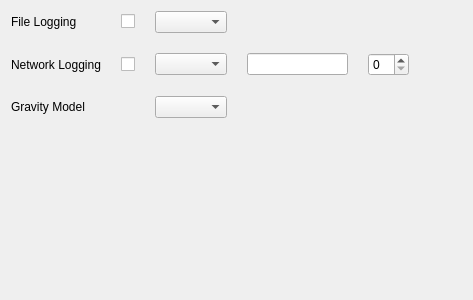
<?xml version="1.0" encoding="UTF-8"?>
<ui version="4.0">
 <class>ImuBasicView</class>
 <widget class="QWidget" name="ImuBasicView">
  <property name="geometry">
   <rect>
    <x>0</x>
    <y>0</y>
    <width>473</width>
    <height>300</height>
   </rect>
  </property>
  <property name="windowTitle">
   <string>Form</string>
  </property>
  <layout class="QGridLayout" name="gridLayout">
   <property name="spacing">
    <number>20</number>
   </property>
   <item row="1" column="4">
    <widget class="QSpinBox" name="spinBoxNetworkLogging"/>
   </item>
   <item row="0" column="1">
    <widget class="QCheckBox" name="checkBoxFileLogging">
     <property name="text">
      <string/>
     </property>
    </widget>
   </item>
   <item row="1" column="3">
    <widget class="QLineEdit" name="lineEditNetworkLogging"/>
   </item>
   <item row="1" column="2">
    <widget class="QComboBox" name="comboBoxNetworkLogging"/>
   </item>
   <item row="0" column="0">
    <widget class="QLabel" name="label">
     <property name="text">
      <string>File Logging</string>
     </property>
    </widget>
   </item>
   <item row="2" column="0">
    <widget class="QLabel" name="label_3">
     <property name="text">
      <string>Gravity Model</string>
     </property>
    </widget>
   </item>
   <item row="2" column="2">
    <widget class="QComboBox" name="comboBoxGravityModel"/>
   </item>
   <item row="3" column="0" colspan="6">
    <spacer name="verticalSpacer">
     <property name="orientation">
      <enum>Qt::Vertical</enum>
     </property>
     <property name="sizeHint" stdset="0">
      <size>
       <width>20</width>
       <height>40</height>
      </size>
     </property>
    </spacer>
   </item>
   <item row="1" column="0">
    <widget class="QLabel" name="label_2">
     <property name="text">
      <string>Network Logging</string>
     </property>
    </widget>
   </item>
   <item row="0" column="2">
    <widget class="QComboBox" name="comboBoxFileLogging"/>
   </item>
   <item row="0" column="5" rowspan="2">
    <spacer name="horizontalSpacer">
     <property name="orientation">
      <enum>Qt::Horizontal</enum>
     </property>
     <property name="sizeHint" stdset="0">
      <size>
       <width>40</width>
       <height>20</height>
      </size>
     </property>
    </spacer>
   </item>
   <item row="1" column="1">
    <widget class="QCheckBox" name="checkBoxNetworkLogging">
     <property name="text">
      <string/>
     </property>
    </widget>
   </item>
  </layout>
 </widget>
 <tabstops>
  <tabstop>checkBoxFileLogging</tabstop>
  <tabstop>comboBoxFileLogging</tabstop>
  <tabstop>checkBoxNetworkLogging</tabstop>
  <tabstop>comboBoxNetworkLogging</tabstop>
  <tabstop>lineEditNetworkLogging</tabstop>
  <tabstop>spinBoxNetworkLogging</tabstop>
  <tabstop>comboBoxGravityModel</tabstop>
 </tabstops>
 <resources/>
 <connections/>
</ui>
